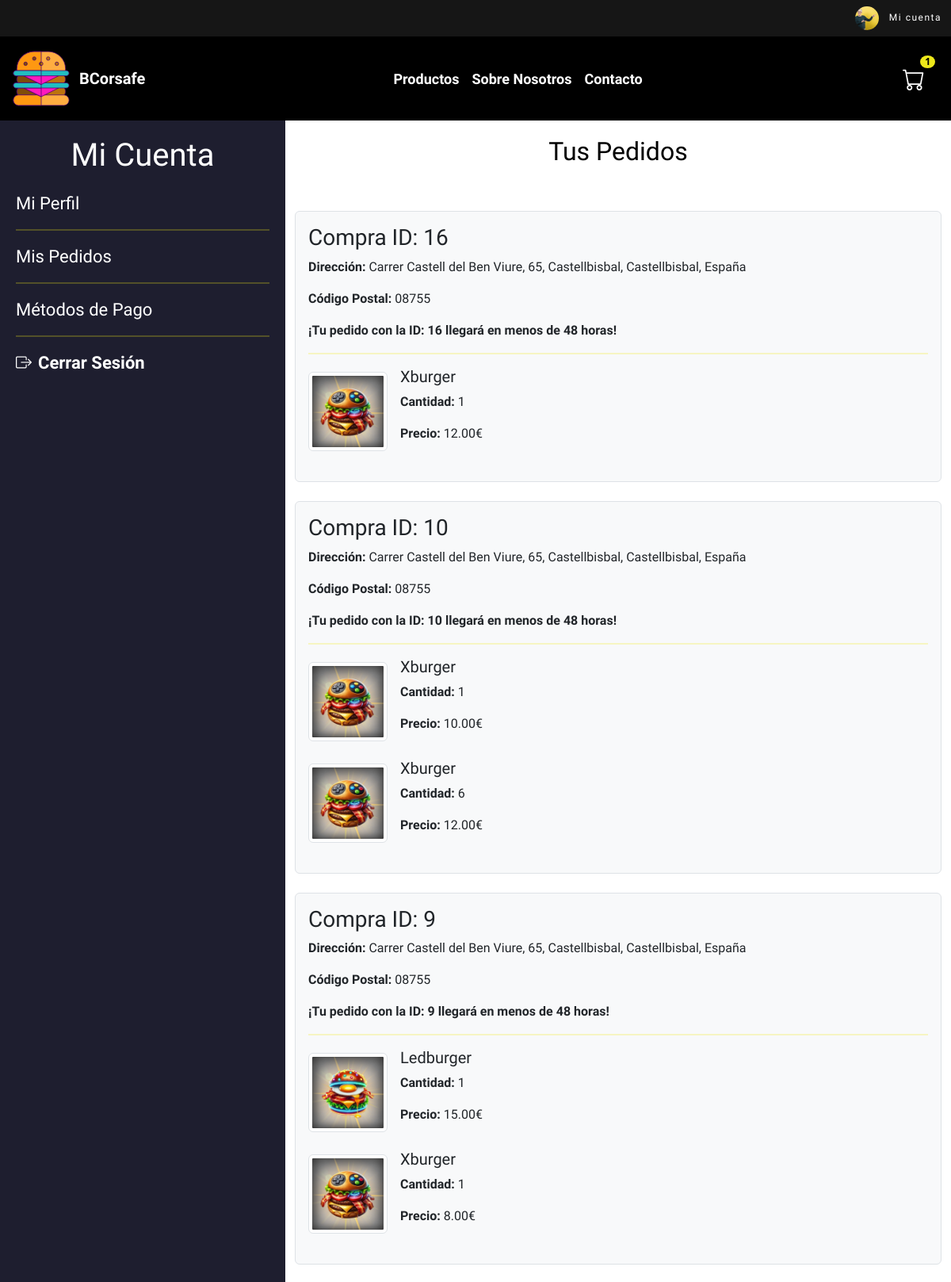
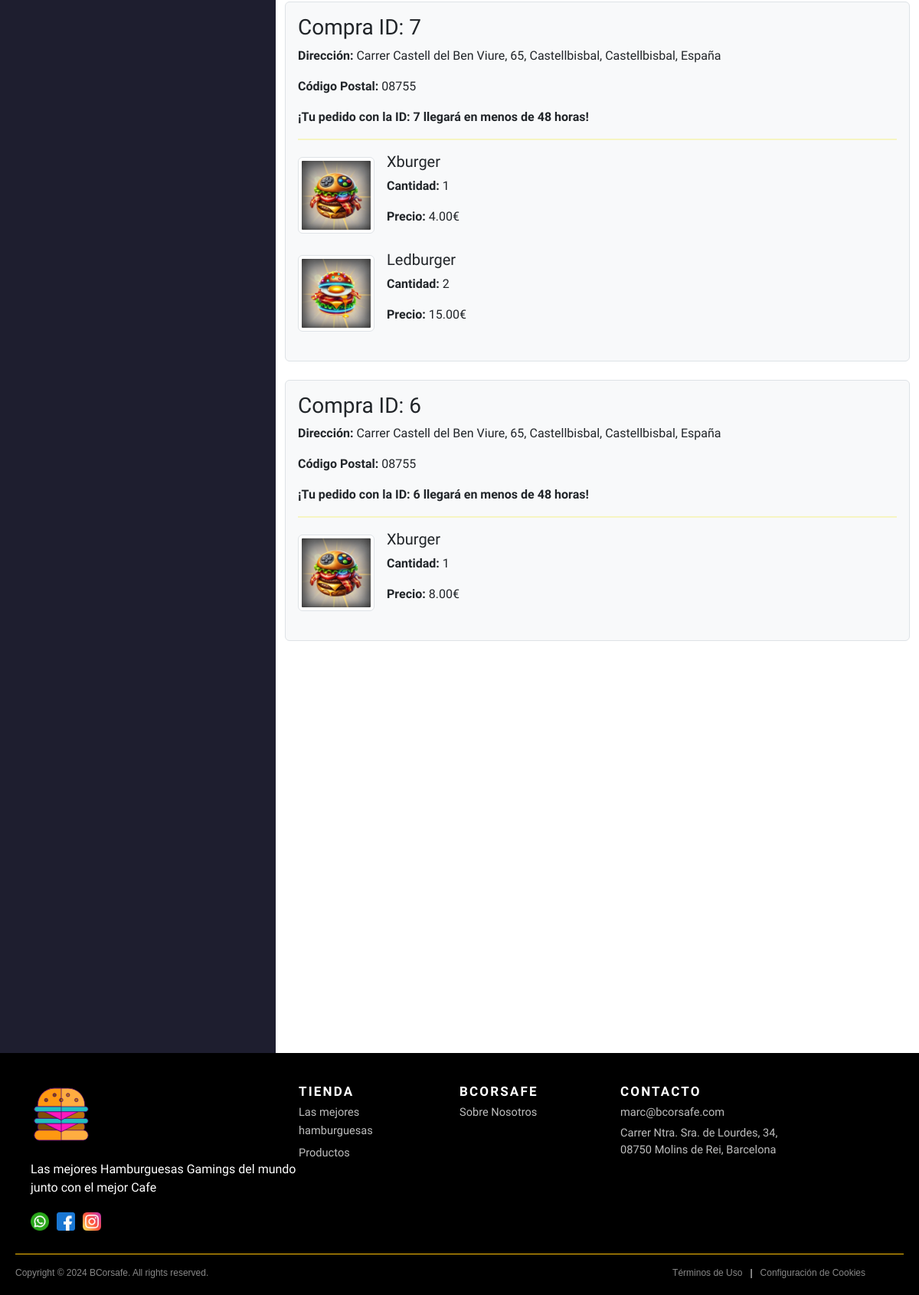
The page /pedidos/listarPedido (signed in) on the database its author committed (2 pictures, top to bottom).
### tables this page shows
CREATE TABLE `Pedidos_Comprados` (
  `id_compra` int NOT NULL AUTO_INCREMENT,
  `id_usuario` int DEFAULT NULL,
  `id_pedido` int DEFAULT NULL,
  `id_pago` int DEFAULT NULL,
  `direccion` varchar(255) NOT NULL,
  `ciudad` varchar(100) NOT NULL,
  `codigo_postal` varchar(10) NOT NULL,
  `pais` varchar(100) NOT NULL,
  PRIMARY KEY (`id_compra`),
  KEY `fk_pedidos_comprados_usuario` (`id_usuario`),
  KEY `fk_pedidos_comprados_pedido` (`id_pedido`),
  KEY `fk_pedidos_comprados_pago` (`id_pago`),
  CONSTRAINT `fk_pedidos_comprados_pago` FOREIGN KEY (`id_pago`) REFERENCES `Metodos_Pago` (`id_pago`) ON DELETE SET NULL ON UPDATE CASCADE,
  CONSTRAINT `fk_pedidos_comprados_pedido` FOREIGN KEY (`id_pedido`) REFERENCES `Pedidos` (`id_pedido`) ON DELETE SET NULL ON UPDATE CASCADE,
  CONSTRAINT `fk_pedidos_comprados_usuario` FOREIGN KEY (`id_usuario`) REFERENCES `Usuarios` (`id_usuario`) ON DELETE SET NULL ON UPDATE CASCADE
);

CREATE TABLE `Productos` (
  `id_producto` int NOT NULL AUTO_INCREMENT,
  `nombre` varchar(100) NOT NULL,
  `precio` decimal(10,2) NOT NULL,
  `id_tipo` int DEFAULT NULL,
  `img` varchar(100) DEFAULT NULL,
  `descripcion` varchar(250) DEFAULT NULL,
  PRIMARY KEY (`id_producto`),
  KEY `id_tipo` (`id_tipo`),
  CONSTRAINT `Productos_ibfk_1` FOREIGN KEY (`id_tipo`) REFERENCES `Tipos_Productos` (`id_tipo`)
);

CREATE TABLE `Detalles_Pedido` (
  `id_detalle` int NOT NULL AUTO_INCREMENT,
  `id_pedido` int DEFAULT NULL,
  `id_producto` int DEFAULT NULL,
  `cantidad` int NOT NULL,
  `precio_pedido` decimal(10,0) DEFAULT NULL,
  `ingredientes_custom` text,
  PRIMARY KEY (`id_detalle`),
  KEY `id_pedido` (`id_pedido`),
  KEY `id_producto` (`id_producto`),
  CONSTRAINT `Detalles_Pedido_ibfk_1` FOREIGN KEY (`id_pedido`) REFERENCES `Pedidos` (`id_pedido`),
  CONSTRAINT `Detalles_Pedido_ibfk_2` FOREIGN KEY (`id_producto`) REFERENCES `Productos` (`id_producto`)
);

### web/Controller/PedidosController.php (called while the page is built, shortened)
<?php
include_once 'web/Model/PedidoDAO.php';
include_once 'web/Model/DetallePedidoDAO.php';
include_once 'BaseController.php';
class PedidosController extends BaseController {
    public function listarPedido() {
        $id_usuario = $_SESSION['usuario_id'];
        $pedidosDAO = new PedidoDAO();
        $pedidos = $pedidosDAO->obtenerPedidosComprados($id_usuario);
        include_once("web/View/main/main.php");
    }
}
?>

### index.php (called while the page is built, shortened)
<?php
include_once("web/Controller/PedidosController.php");
include_once("web/Controller/BaseController.php");
$url = isset($_GET['url']) ? $_GET['url'] : '';
$urlParts = explode('/', $url);
$controller = !empty($urlParts[0]) ? ucfirst($urlParts[0]) . "Controller" : "HomeController";
$action = isset($urlParts[1]) ? $urlParts[1] : "index";
if (class_exists($controller)) {
    $controllerObj = new $controller();
    if (method_exists($controllerObj, $action)) {
        $controllerObj->$action();
    } else {
        echo "La acción '$action' no existe en el controlador '$controller'.";
    }
} else {
    echo "El controlador '$controller' no existe.";
}

### web/config/DBconnection.php (called while the page is built, shortened)
<?php
class DBConnection {
    private static $instance = null;
    private function __construct() {
        $host = 'localhost';
        $dbname = 'db_prueba';
        $username = 'root';
        $password = 'admin';
        try {
            $this->connection = new PDO("mysql:host=$host;dbname=$dbname;charset=utf8", $username, $password);
        } catch (PDOException $e) {
            die("Error en la conexión: " . $e->getMessage());
        }
    }
    public static function getInstance() {
        if (self::$instance === null) {
            self::$instance = new DBConnection();
        }
        return self::$instance->connection;
    }
}
?>

### web/Model/BaseDAO.php (called while the page is built, shortened)
<?php
include_once $_SERVER['DOCUMENT_ROOT'] . '/BCorsafe/web/config/DBconnection.php';
abstract class BaseDAO {
    public function __construct() {
        $this->db = DBConnection::getInstance();
    }
}
?>

### web/Model/DetallePedidoDAO.php (called while the page is built, shortened)
<?php
include_once 'BaseDAO.php';
class DetallePedidoDAO extends BaseDAO {
    protected function getTableName() {
        return 'Detalles_Pedido';
    }
    public function contarDetallesPorPedido($id_pedido) {
        $stmt = $this->db->prepare("SELECT COUNT(*) AS total_productos FROM " . $this->getTableName() . " WHERE id_pedido = :id_pedido");
        $stmt->bindParam(':id_pedido', $id_pedido, PDO::PARAM_INT);
        $stmt->execute();
        $resultado = $stmt->fetch(PDO::FETCH_ASSOC);
        return $resultado['total_productos'];
    }
}
?>

### web/Controller/BaseController.php (called while the page is built, shortened)
<?php
    class BaseController {
        public function __construct() {
            if (isset($_SESSION['usuario_id'])) {
                $id_usuario = $_SESSION['usuario_id'];
                $pedidoDAO = new PedidoDAO();
                $detallePedidoDAO = new DetallePedidoDAO();
                $pedido = $pedidoDAO->obtenerPedidoEnProceso($id_usuario);
                if ($pedido) {
                    $this->cantidad_productos = $detallePedidoDAO->contarDetallesPorPedido($pedido->id_pedido);
                }
            }
        }
    }
?>

### web/Model/PedidoDAO.php (called while the page is built, shortened)
<?php
include_once 'BaseDAO.php';
class PedidoDAO extends BaseDAO {
    public function obtenerPedidoEnProceso($id_usuario) {
        $stmt = $this->db->prepare("
            SELECT * FROM Pedidos
            WHERE id_usuario = :id_usuario AND estado = 'pendiente'
        ");
        $stmt->bindParam(':id_usuario', $id_usuario, PDO::PARAM_INT);
        $stmt->execute();
        return $stmt->fetchObject();
    }
    public function obtenerPedidosComprados($id_usuario) {
        $stmt = $this->db->prepare("
            SELECT pc.id_compra, pc.direccion, pc.ciudad, pc.codigo_postal, pc.pais,
                   dp.id_producto, dp.cantidad, dp.precio_pedido,
                   p.nombre, p.img, p.descripcion
            FROM Pedidos_Comprados pc
            JOIN Detalles_Pedido dp ON pc.id_pedido = dp.id_pedido
            JOIN Productos p ON dp.id_producto = p.id_producto
            WHERE pc.id_usuario = :id_usuario
            ORDER BY pc.id_compra DESC
        ");
        $stmt->bindParam(':id_usuario', $id_usuario, PDO::PARAM_INT);
        $stmt->execute();
        return $stmt->fetchAll(PDO::FETCH_ASSOC);
    }
}
?>

### web/View/pedido_confirmado.php (the view)
<div class="altura-reg-micuenta">
    <div class="micuenta-container">
        <div class="micuenta-menu">
            <h2>Mi Cuenta</h2>
            <ul>
                <li><a href="/BCorsafe/usuario/miCuenta">Mi Perfil</a></li>
                <hr>
                <li><a href="/BCorsafe/pedidos/listarPedido">Mis Pedidos</a></li>
                <hr>
                <li><a href="/BCorsafe/metodosPago/listar">Métodos de Pago</a></li>
                <hr>
                <li>
                    <a href="/BCorsafe/usuario/cerrarSesion" class="cerrar-sesion">
                        <i class="bi bi-box-arrow-right"></i> Cerrar Sesión
                    </a>
                </li>
            </ul>
        </div>
    <div class="derecha-micuenta">
        <h2 class="text-center titulo-confirmado">Tus Pedidos</h2>
        <div class="container mt-5 seccion-confirmado">
            <?php if (empty($pedidos)): ?>
                <div class="alert alert-info text-center">
                    <p>No has realizado compras todavía. ¡Explora nuestra tienda y realiza tu primer pedido!</p>
                </div>
            <?php else: ?>
                <?php
                $compra_actual = null;
                foreach ($pedidos as $pedido):
                    if ($compra_actual !== $pedido['id_compra']):
                        if ($compra_actual !== null): ?>
                            </div>
                        <?php endif; ?>
                        <div class="compra mb-4 p-3 border rounded bg-light">
                            <h3>Compra ID: <?php echo htmlspecialchars($pedido['id_compra']); ?></h3>
                            <p><strong>Dirección:</strong> <?php echo htmlspecialchars($pedido['direccion']); ?>,
                            <?php echo htmlspecialchars($pedido['ciudad']); ?>,
                            <?php echo htmlspecialchars($pedido['pais']); ?></p>
                            <p><strong>Código Postal:</strong> <?php echo htmlspecialchars($pedido['codigo_postal']); ?></p>
                            <div>
                                <p><strong>¡Tu pedido con la ID: <?php echo htmlspecialchars($pedido['id_compra']); ?> llegará en menos de 48 horas!</strong></p>
                            </div>
                            <hr>
                        <?php
                        $compra_actual = $pedido['id_compra'];
                    endif;
                    ?>
                    <div class="producto d-flex align-items-center mb-3">
                        <img src="<?php echo htmlspecialchars($pedido['img']); ?>"
                            alt="Imagen del producto"
                            class="img-thumbnail me-3"
                            style="width: 100px; height: 100px;">
                        <div>
                            <h5><?php echo htmlspecialchars($pedido['nombre']); ?></h5>
                            <p><strong>Cantidad:</strong> <?php echo $pedido['cantidad']; ?></p>
                            <p><strong>Precio:</strong> <?php echo number_format($pedido['precio_pedido'], 2); ?>€</p>
                        </div>
                    </div>
                <?php endforeach; ?>
                </div>
            <?php endif; ?>
        </div>
    </div>
</div>

### assets/css/home.css (style rules this page uses)
hr { border: 1px solid #EDE81A; }
.contenido-home h1, h2 { color: white; font-family: "Saira", sans-serif; text-align: center; }

### assets/css/productos.css (style rules this page uses)
.producto { max-width: 400px; }

### assets/css/micuenta.css (style rules this page uses)
.altura-reg-micuenta { display: flex; justify-content: center; align-items: flex-start; font-family: "Saira", sans-serif; }
.micuenta-container { display: flex; max-width: 100%; width: 100%; background-color: transparent; box-shadow: rgba(0, 0, 0, 0.24) 0px 3px 8px; overflow: hidden; }
.micuenta-menu { width: 30%; background-color: #1e1e2f; padding: 20px; color: white; height: 100vh; }
.micuenta-menu h2 { text-align: center; margin-bottom: 20px; font-size: 40px; }
.micuenta-menu ul { list-style: none; padding: 0; }
.micuenta-menu li { margin-bottom: 15px; }
.micuenta-menu a { display: flex; align-items: center; gap: 8px; font-size: 22px; color: white; text-decoration: none; transition: color 0.3s; }
.micuenta-menu i { font-size: 20px; }
.cerrar-sesion { font-weight: bold; }
.derecha-micuenta { display: flex; flex-direction: column; width: 70%; }
.titulo-confirmado { color: black!important; padding-top: 20px; }
.seccion-confirmado { max-height: 80vh; overflow-y: scroll; scrollbar-width: none; -ms-overflow-style: none; }

### rows shown on the page
pedidos_comprados: id_compra "16", direccion "Carrer Castell del Ben Viure, 65, Castellbisbal", ciudad "Castellbisbal", pais "España", codigo_postal "08755", productos.img (picture), productos.nombre "Xburger", detalles_pedido.cantidad "1", detalles_pedido.precio_pedido "12.00"
pedidos_comprados: id_compra "10", direccion "Carrer Castell del Ben Viure, 65, Castellbisbal", ciudad "Castellbisbal", pais "España", codigo_postal "08755", productos.img (picture), productos.nombre "Xburger", detalles_pedido.cantidad "1", detalles_pedido.precio_pedido "10.00", detalles_pedido.cantidad "6", detalles_pedido.precio_pedido "12.00"
pedidos_comprados: id_compra "9", direccion "Carrer Castell del Ben Viure, 65, Castellbisbal", ciudad "Castellbisbal", pais "España", codigo_postal "08755", productos.img (picture), productos.nombre "Ledburger", detalles_pedido.cantidad "1", detalles_pedido.precio_pedido "15.00", productos.nombre "Xburger", detalles_pedido.precio_pedido "8.00"
pedidos_comprados: id_compra "7", direccion "Carrer Castell del Ben Viure, 65, Castellbisbal", ciudad "Castellbisbal", pais "España", codigo_postal "08755", productos.img (picture), productos.nombre "Xburger", detalles_pedido.cantidad "1", detalles_pedido.precio_pedido "4.00", productos.nombre "Ledburger", detalles_pedido.cantidad "2", detalles_pedido.precio_pedido "15.00"
pedidos_comprados: id_compra "6", direccion "Carrer Castell del Ben Viure, 65, Castellbisbal", ciudad "Castellbisbal", pais "España", codigo_postal "08755", productos.img (picture), productos.nombre "Xburger", detalles_pedido.cantidad "1", detalles_pedido.precio_pedido "8.00"

### other values the page prints
$this->getCantidadProductos() "1"
